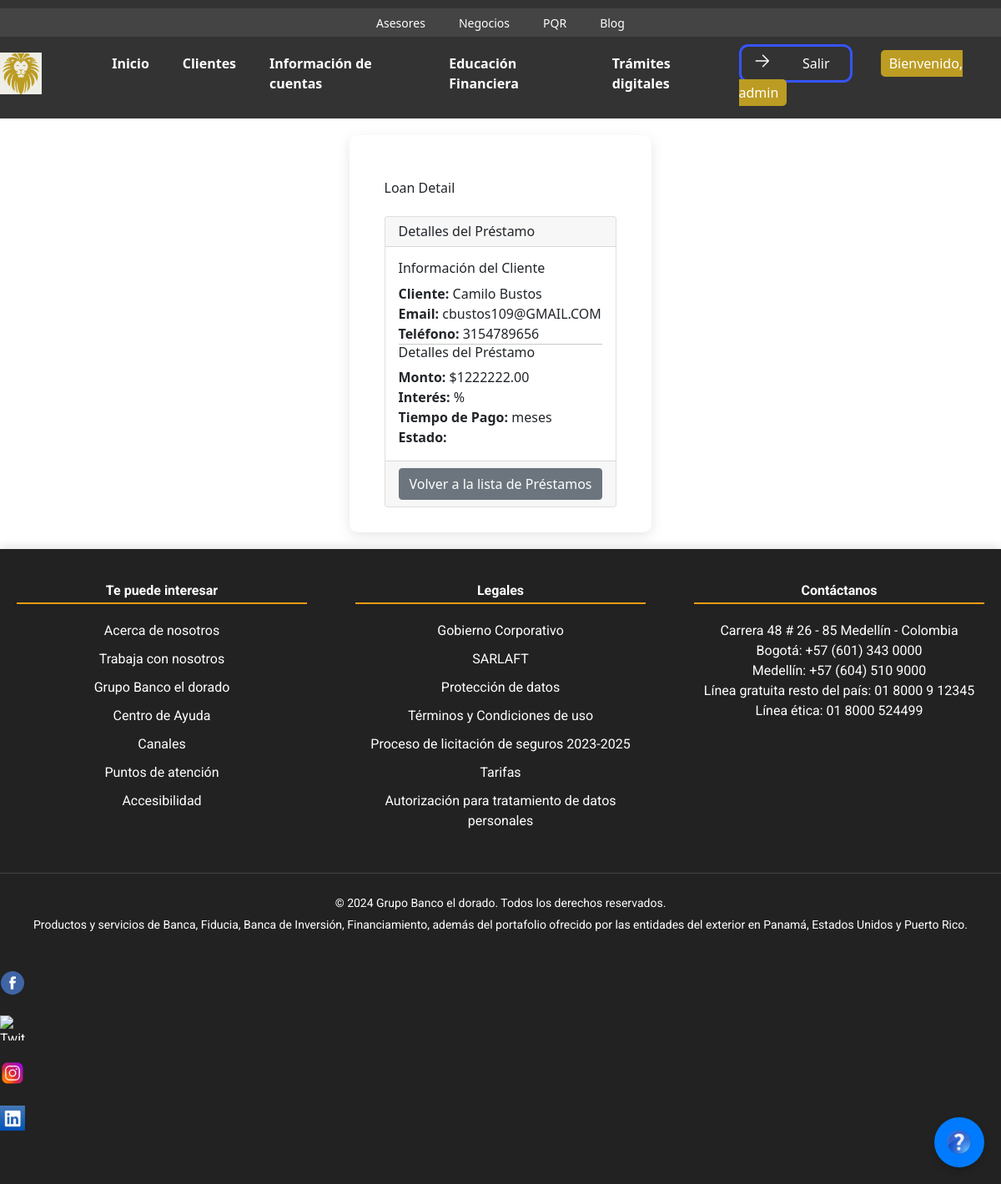
Screenshot of /loans/3/ (signed in) with the database file from the repository.
### blog/models.py (models this page shows, shortened)
class Loan(models.Model):
    client = models.ForeignKey(Client, on_delete=models.CASCADE, related_name='loans')
    amount = models.DecimalField(max_digits=10, decimal_places=2)
    interest_rate = models.DecimalField(max_digits=5, decimal_places=2)
    repayment_term = models.IntegerField(help_text="Número de meses para el reembolso")
    created_at = models.DateTimeField(auto_now_add=True)
    updated_at = models.DateTimeField(auto_now=True)
    class Meta:
        ordering = ['-created_at']

class Client(models.Model):
    class Status(models.TextChoices):
        OWE = 'O', 'OWE'
        NODEBT = 'ND', 'NODEBT'
    name = models.CharField(max_length=100)
    image = models.URLField(blank=True)
    imageSave = models.ImageField(blank=True)
    email = models.EmailField()
    phone_number = models.CharField(max_length=15)
    address = models.CharField(max_length=200)
    created_at = models.DateTimeField(auto_now_add=True)
    updated_at = models.DateTimeField(auto_now=True)
    status = models.CharField(max_length=2,
                              choices=Status.choices,
                              default=Status.NODEBT)  # Estado del cliente por defecto en 'OWE' (deuda)
    class Meta:
        ordering = ['-created_at']
        indexes = [
            models.Index(fields=['-created_at']),
        ]

### blog/views.py (the view)
# urls.py: path('loans/<int:id>/', views.loan_detail, name='loan_detail'),
@login_required
def loan_detail(request, id):
    loan = get_object_or_404(Loan, id=id)
    return render(request, 'loan/loan_detail.html', {'loan': loan})

### blog/templates/loan/loan_detail.html
{% extends "base.html" %}
{% block content %}
<div class="container mt-4">
    <h2 class="mb-4">Loan Detail</h2>
    <div class="card">
        <div class="card-header">
            <h5 class="mb-0">Detalles del Préstamo</h5>
        </div>
        <div class="card-body">
            <h6 class="card-title">Información del Cliente</h6>
            <p class="card-text"><strong>Cliente:</strong> {{ loan.client.name }}</p>
            <p class="card-text"><strong>Email:</strong> {{ loan.client.email }}</p>
            <p class="card-text"><strong>Teléfono:</strong> {{ loan.client.phone_number }}</p>
            <hr>
            <h6 class="card-title">Detalles del Préstamo</h6>
            <p class="card-text"><strong>Monto:</strong> ${{ loan.amount }}</p>
            <p class="card-text"><strong>Interés:</strong> {{ loan.interest }}%</p>
            <p class="card-text"><strong>Tiempo de Pago:</strong> {{ loan.duration }} meses</p>
            <p class="card-text"><strong>Estado:</strong> {{ loan.status }}</p>
        </div>
        <div class="card-footer text-right">
            <a href="{% url 'blog:loan_list' %}" class="btn btn-secondary">Volver a la lista de Préstamos</a>
        </div>
    </div>
</div>
{% endblock %}

### blog/templates/base.html (shortened to what this page needs)
{% load static %}
<!DOCTYPE html>
<html lang="es">
<head>
    <link href="{% static 'css/body.css' %}" rel="stylesheet">
    <link href="{% static 'css/adminw.css' %}" rel="stylesheet">
    <link href="https://cdn.jsdelivr.net/npm/bootstrap@5.1.3/dist/css/bootstrap.min.css" rel="stylesheet">
    <link href="{% static 'css/chatbot.css' %}" rel="stylesheet">
    <link rel="stylesheet" href="https://cdnjs.cloudflare.com/ajax/libs/font-awesome/5.15.4/css/all.min.css">
    <script src="https://cdn.tailwindcss.com"></script>
</head>
<body>
    <header>
        <div class="top-menu">
            <ul>
                <li><a href="/asesores/">Asesores</a></li>
                <li><a href="/negocios/">Negocios</a></li>
                <li><a href="/pqr/">PQR</a></li>
                <li><a href="/blog/">Blog</a></li>
            </ul>
        </div>
        <div class="header-container">
            <div class="logo">
                <img src="{% static 'images/logo.png' %}" alt="Logo">
            </div>
            <nav>
                <ul>
                    <li><a href="/">Inicio</a></li>
                    <li><a href="/clients/">Clientes</a></li>
                    <li><a href="/get-card-info">Información de cuentas</a></li>
                    <li><a href="/educacion/">Educación Financiera</a>
                    </li>
                    <li><a href="/tramites/">Trámites digitales</a></li>
                </ul>
            </nav>
            <div class="user-info">
                {% if user.is_authenticated %}
                    <button class="custom-button" onclick="window.location.href='/logout/'">
                        <svg xmlns="http://www.w3.org/2000/svg" fill="none" viewBox="0 0 24 24" stroke-width="1.5" stroke="currentColor" class="w-6 h-6">
                            <path stroke-linecap="round" stroke-linejoin="round" d="M4.5 12h15m0 0l-6.75-6.75M19.5 12l-6.75 6.75"></path>
                        </svg>
                        <div class="custom-text">
                            Salir
                        </div>
                    </button>
                    <span class="welcome-message" style="margin-left: 30px; background-color: #BC9C22; padding: 5px 10px; border-radius: 5px; animation: fadeIn 1s;">
                        Bienvenido, {{ user.username }}
                    </span>
                {% endif %}
            </div>
        </div>
    </header>
    <div id="content">
        {% block content %}{% endblock %}
    </div>
    <footer class="footer">
        <div class="footer-container">
            <div class="footer-section">
                <h4>Te puede interesar</h4>
                <ul>
                    <li><a href="#">Acerca de nosotros</a></li>
                    <li><a href="#">Trabaja con nosotros</a></li>
                    <li><a href="#">Grupo Banco el dorado</a></li>
                    <li><a href="#">Centro de Ayuda</a></li>
                    <li><a href="#">Canales</a></li>
                    <li><a href="#">Puntos de atención</a></li>
                    <li><a href="#">Accesibilidad</a></li>
                </ul>
            </div>
            <div class="footer-section">
                <h4>Legales</h4>
                <ul>
                    <li><a href="#">Gobierno Corporativo</a></li>
                    <li><a href="#">SARLAFT</a></li>
                    <li><a href="#">Protección de datos</a></li>
                    <li><a href="#">Términos y Condiciones de uso</a></li>
                    <li><a href="#">Proceso de licitación de seguros 2023-2025</a></li>
                    <li><a href="#">Tarifas</a></li>
                    <li><a href="#">Autorización para tratamiento de datos personales</a></li>
                </ul>
            </div>
            <div class="footer-section">
                <h4>Contáctanos</h4>
                <p>Carrera 48 # 26 - 85 Medellín - Colombia</p>
                <p>Bogotá: +57 (601) 343 0000</p>
                <p>Medellín: +57 (604) 510 9000</p>
                <p>Línea gratuita resto del país: 01 8000 9 12345</p>
                <p>Línea ética: 01 8000 524499</p>
            </div>
        </div>
        <div class="footer-bottom">
            <p>&copy; 2024 Grupo Banco el dorado. Todos los derechos reservados.</p>
            <p>Productos y servicios de Banca, Fiducia, Banca de Inversión, Financiamiento, además del portafolio ofrecido por las entidades del exterior en Panamá, Estados Unidos y Puerto Rico.</p>
            <div class="social-media">
                <a href="#"><img src="{% static 'images/facebook.png' %}" alt="Facebook"></a>
                <a href="#"><img src="{% static 'images/x.png' %}" alt="Twitter"></a>
                <a href="#"><img src="{% static 'images/instagram.png' %}" alt="Instagram"></a>
                <a href="#"><img src="{% static 'images/linked.png' %}" alt="LinkedIn"></a>
            </div>
        </div>
    </footer>
    <div class="help-button">
        <a href="https://www.userlike.com/umc/#/inbox/81431049">
            <img src="{% static 'images/help.png' %}" alt="Ayuda">
        </a>
    </div>
</body>
</html>

### blog/static/css/body.css (style rules this page uses)
body { font-family: 'Roboto', sans-serif; background-color: #f4f4f4; margin: 0; padding: 0; width: 100%; animation: fadeIn 1s ease-in-out; }
.logo { width: 10%; height: auto; }
header { background-color: #333; color: #fff; padding: 10px 0; position: relative; z-index: 1000; }
.header-container { max-width: 1200px; margin: 0 auto; display: flex; justify-content: space-between; align-items: center; }
.logo img { max-width: 50px; }
nav { display: flex; align-items: center; }
nav ul { display: flex; list-style: none; margin: 0; padding: 0; }
nav ul li { margin: 0 15px; }
nav ul li a { color: #fff; text-decoration: none; font-weight: bold; transition: color 0.3s; }
.top-menu { background-color: #444; padding: 5px 0; text-align: center; }
.top-menu ul { display: flex; justify-content: center; margin: 0; padding: 0; list-style: none; }
.top-menu ul li { margin: 0 20px; }
.top-menu ul li a { color: #fff; text-decoration: none; font-size: 14px; transition: color 0.3s; }
nav { margin: 20px 0; }
nav ul { list-style-type: none; padding: 0; display: flex; justify-content: center; }
nav ul li { margin: 0 20px; }
nav ul li a { color: white; text-decoration: none; font-weight: bold; transition: color 0.3s ease; }
#content { max-width: 900px; margin: 20px auto; padding: 30px; background: white; border-radius: 10px; box-shadow: 0 4px 15px rgba(0, 0, 0, 0.1); animation: fadeIn 0.8s ease-in-out; }
footer { background: #4CAF50; color: white; text-align: center; padding: 20px; position: relative; bottom: 0; width: 100%; box-shadow: 0 -4px 10px rgba(0, 0, 0, 0.1); animation: slideUp 1s ease-in-out; }
.footer { background-color: #222; color: #fff; padding: 40px 0; font-family: 'Roboto', sans-serif; }
.footer-container { display: flex; justify-content: space-between; max-width: 1200px; margin: 0 auto; padding: 0 20px; }
.footer-section { width: 30%; }
.footer-section h4 { margin-bottom: 20px; font-weight: bold; border-bottom: 2px solid #f39c12; padding-bottom: 5px; }
.footer-section ul { list-style: none; padding: 0; }
.footer-section ul li { margin: 10px 0; }
.footer-section ul li a { color: #fff; text-decoration: none; transition: color 0.3s ease; }
.footer-bottom { text-align: center; margin-top: 40px; border-top: 1px solid #444; padding-top: 20px; }
.footer-bottom p { margin: 5px 0; font-size: 14px; }
.social-media { margin-top: 20px; }
.social-media a { margin: 0 10px; transition: transform 0.3s ease; }
.social-media img { width: 30px; height: 30px; }
.footer { animation: fadeIn 0.8s ease-in; }

### blog/static/css/adminw.css (style rules this page uses)
.custom-button { background-color: #ffffff00; color: #fff; width: 8.5em; height: 2.9em; border: #3654ff 0.2em solid; border-radius: 11px; text-align: right; transition: all 0.6s ease; }
.custom-button svg { width: 1.6em; margin: -0.2em 0.8em 1em; position: absolute; display: flex; transition: all 0.6s ease; }
.custom-text { margin: 0 1.5em; }
html, body { height: 100%; margin: 0; }
body { display: flex; flex-direction: column; }
#content { flex: 1; }
footer { background: #333; color: white; text-align: center; padding: 20px; }

### blog/static/css/chatbot.css (style rules this page uses)
.help-button { position: fixed; bottom: 20px; right: 20px; background-color: #007bff; border-radius: 50%; width: 60px; height: 60px; display: flex; justify-content: center; align-items: center; cursor: pointer; box-shadow: 0px 4px 8px rgba(0, 0, 0, 0.2); }
.help-button img { width: 30px; height: 30px; }

### rows the page displays
Loan: client.name "Camilo Bustos", client.email "cbustos109@GMAIL.COM", client.phone_number "3154789656", amount "1222222.00"

### other values shown
{{ user.username }} "admin"
